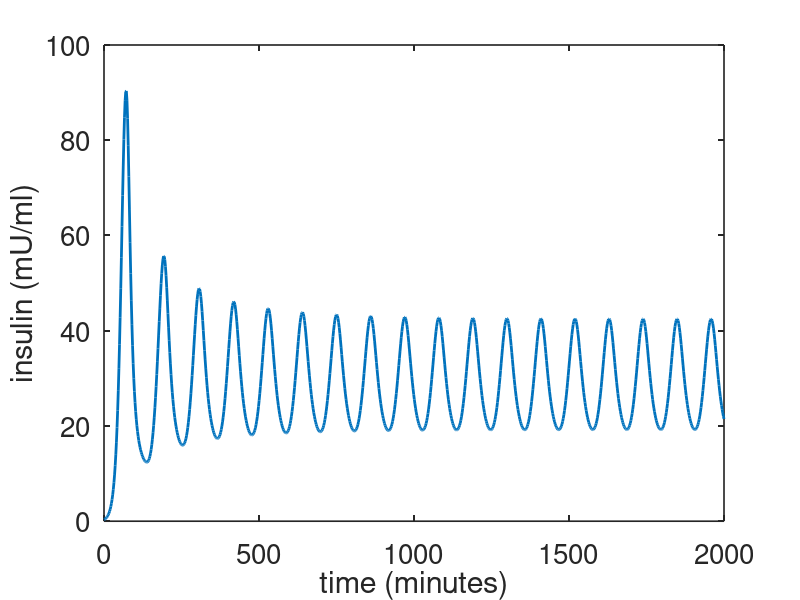
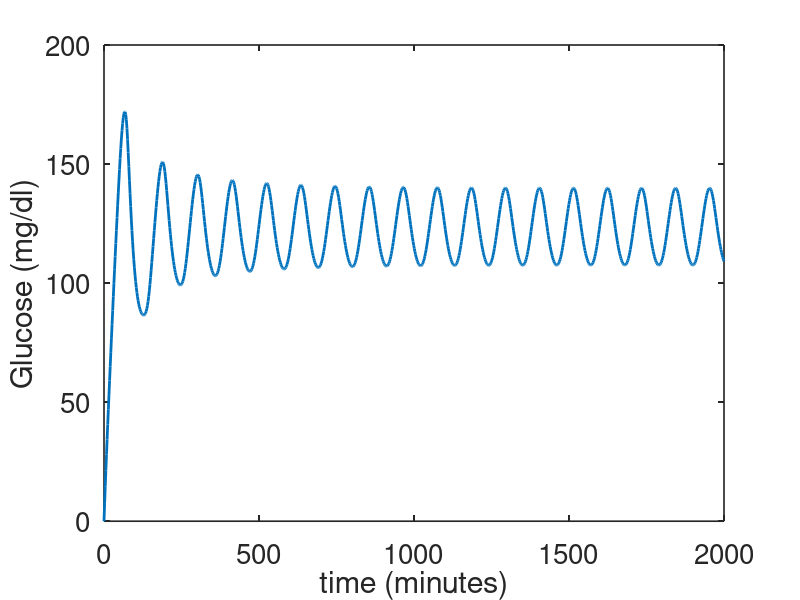

The MATLAB source for these figures, in order:

%    -------------------------------------------------------------------
%
%     Solve the Sturis model for pulsatile insulin secretion.
%
%     For Chapter 16, Section 16.7.3 of
%     Keener and Sneyd, Mathematical Physiology, 3rd Edition, Springer.
%
%     Written by James Keener and James Sneyd.
%
%    -------------------------------------------------------------------


function sturis
clear all; close all; clc;
set(0,                           ...
   'defaultaxesfontsize', 20,   ...
   'defaultaxeslinewidth', 1.2, ...
   'defaultlinelinewidth', 2.0);

global input Vp Vi Vg E tp ti td Rm a1 C1 C2 C3 C4 C5 Ub U0 Um Rg alpha beta

% pick a glucose input level
input = 216;
%input = 208;
Vp=3; Vi=11; Vg=10; E=0.2; tp=6; ti=100; td=12; Rm=209; a1=6.6; C1=300;
C2=144; C3=100; C4=80; C5=25.86; Ub=72; U0=4; Um=94; Rg=180; alpha=7.5; beta=1.77;

initial = [1 1 1 1 1 1];
tspan = linspace(0,2000,1000);

[tt,sol]=ode45(@sturisfun,tspan,initial);

figure(1)
plot(tt,sol(:,1)/Vp)
xlabel('time (minutes)')
ylabel('insulin (mU/ml)')
figure(2)
plot(tt,sol(:,3)/(10*Vg))  % Output per dL, as in Sturis
xlabel('time (minutes)')
ylabel('Glucose (mg/dl)')
%save sturis.dat sol -ASCII

%%
function dydt=sturisfun(t,y)
global Vp Vi E tp ti td input

Ip=y(1); Ii=y(2); G=y(3); h1=y(4); h2=y(5); h3=y(6);

dydt = [eff1(G) - (Ip/Vp-Ii/Vi)*E - Ip/tp
        (Ip/Vp-Ii/Vi)*E - Ii/ti
        eff5(h3) + input - eff2(G) - eff3(G)*eff4(Ii)
        (Ip - h1)/td
        (h1-h2)/td
        (h2-h3)/td
        ];

%%
function out=eff1(z)
global  Vg  Rm a1 C1
out=Rm/(1+exp(-z/(C1*Vg) + a1));

%%
function out=eff2(z)
global  Vg  C2 Ub
out=Ub*(1-exp(-z/(C2*Vg)));

%%
function out=eff3(z)
global  Vg  C3
out=z/(C3*Vg);

%%
function out=eff4(z)
global Vi E  ti  C4  U0 Um  beta
kappa=(1/Vi + 1/(E*ti))/C4;
out=U0 + (Um-U0)/( 1+(kappa*z)^(-beta) );

%%
function out=eff5(z)
global Vp  C5  Rg alpha
out=Rg/(1+exp(alpha*(z/(C5*Vp)-1)));
